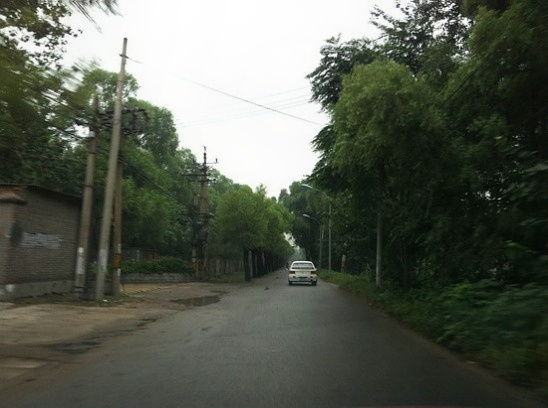
#> input picture assets/test1_dehazed.jpg.jpeg, 548 x 408 px; its folder holds only this picture in this run
$ python -i synthetic_fog_dataset.py   (imports and definitions only)
#> lines starting #> are read from the running program, lines starting #| are printed output that depends on the picture
#> further down, picture is the input picture: shape (408, 548, 3); mean B, G, R 81.3, 92.9, 87.5
"""
synthetic_fog_dataset.py
------------------------
Synthetic fog dataset generator using OpenCV fog augmentation.

Creates training/validation datasets with 5 density levels for fog detection
model evaluation and benchmarking.
"""

import cv2
import numpy as np
import os
from typing import List, Dict, Any, Tuple, Optional
from pathlib import Path
import json


class FogAugmentation:
    """
    OpenCV-based fog augmentation for creating synthetic foggy images.
    """

    def __init__(self):
        self.density_levels = [0.1, 0.3, 0.5, 0.7, 0.9]  # 5 fog density levels

    # [41 lines left out: function apply_fog, not called in this run]

    def apply_realistic_fog(self, image: np.ndarray, fog_level: float = 0.5) -> np.ndarray:
        """
        Realistic fog simulation - adds haze without inverting colors
        fog_level: 0.0 to 1.0
        """
#> called with fog_level = 0.5
        if fog_level <= 0:
            return image.copy()

        img = image.astype(np.float32) / 255.0
        h, w = img.shape[:2]
#> h = 408; w = 548

        # Create vertical depth map - distant area = more fog
        y = np.linspace(0, 1, h)
#> y = 408 values from 0 to 1
        depth_map = np.tile(y[:, np.newaxis], (1, w))

        # Exponential fog based on depth
        beta = 3.0 * fog_level
        transmission = np.exp(-beta * depth_map)
        transmission = np.repeat(transmission[:, :, np.newaxis], 3, axis=2)

        # Atmospheric light - grayish fog color
        A = np.array([0.7, 0.7, 0.75])  # Slight blue-gray

        # Add fog overlay - blend original with atmospheric light
        foggy = img * transmission + A * (1 - transmission)
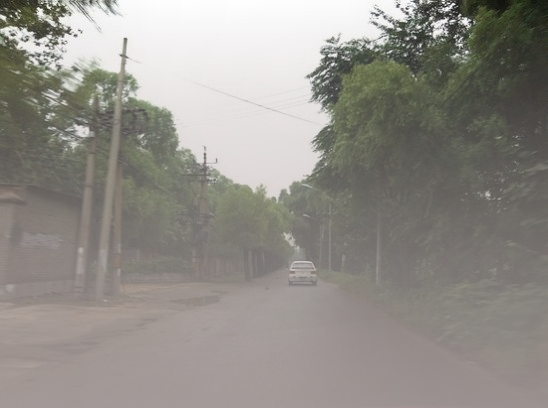
#> foggy: shape (408, 548, 3) float64; mean B, G, R 0.539, 0.562, 0.575

        # Add slight blur for haze effect
        blur_strength = int(9 * fog_level)
        if blur_strength % 2 == 0:
            blur_strength += 1
        if blur_strength > 1:
            foggy = cv2.GaussianBlur(foggy, (blur_strength, blur_strength), 0)

        # Reduce contrast slightly
        contrast_factor = 1.0 - (fog_level * 0.3)
        foggy = np.clip((foggy - 0.5) * contrast_factor + 0.5, 0, 1)

        # Reduce saturation
        hsv = cv2.cvtColor((foggy * 255).astype(np.uint8), cv2.COLOR_BGR2HSV)
#> hsv: shape (408, 548, 3); mean H, S, V 17.6, 17.1, 143.9
        sat_factor = 1.0 - (fog_level * 0.5)
        hsv[:, :, 1] = np.clip(hsv[:, :, 1] * sat_factor, 0, 255).astype(np.uint8)
#> hsv: shape (408, 548, 3); mean H, S, V 17.6, 12.4, 143.9
        foggy = cv2.cvtColor(hsv, cv2.COLOR_HSV2BGR).astype(np.float32) / 255.0
#> foggy: shape (408, 548, 3) float32; mean H, S, V 0.538, 0.553, 0.562

        return (foggy * 255).astype(np.uint8)


class SyntheticFogDataset:
    """
    Generates synthetic fog dataset with multiple density levels.
    """

    # [244 lines left out: functions __init__, generate_from_images, _density_to_level, generate_evaluation_script, not called in this run]


>>> import cv2
>>> picture = cv2.imread('assets/test1_dehazed.jpg.jpeg')
>>> result = FogAugmentation().apply_realistic_fog(picture)

$ run again, on assets/test2_dehazed.jpg.jpeg
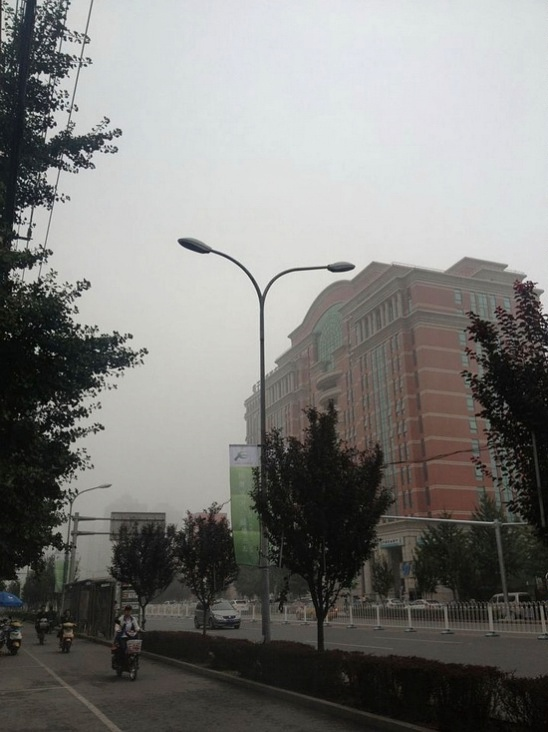
#> input picture assets/test2_dehazed.jpg.jpeg, 548 x 732 px
#> picture is the input picture: shape (732, 548, 3); mean B, G, R 121.9, 124.4, 124.8
#> in apply_realistic_fog, `foggy = img * transmission + A * (1 - transmission)`:
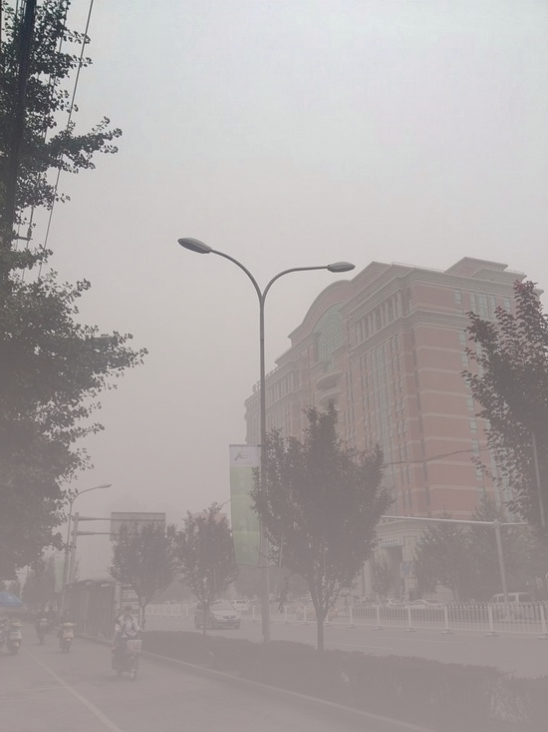
#> foggy: shape (732, 548, 3) float64; mean B, G, R 0.642, 0.644, 0.667
